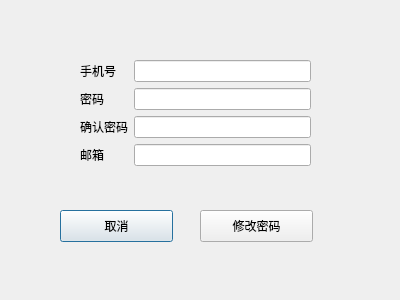
<?xml version="1.0" encoding="UTF-8"?>
<ui version="4.0">
 <class>Dialog</class>
 <widget class="QDialog" name="Dialog">
  <property name="geometry">
   <rect>
    <x>0</x>
    <y>0</y>
    <width>400</width>
    <height>300</height>
   </rect>
  </property>
  <property name="windowTitle">
   <string>忘记密码</string>
  </property>
  <widget class="QWidget" name="formLayoutWidget">
   <property name="geometry">
    <rect>
     <x>80</x>
     <y>60</y>
     <width>231</width>
     <height>116</height>
    </rect>
   </property>
   <layout class="QFormLayout" name="formLayout">
    <item row="0" column="0">
     <widget class="QLabel" name="label">
      <property name="text">
       <string>手机号</string>
      </property>
     </widget>
    </item>
    <item row="0" column="1">
     <widget class="QLineEdit" name="pass_phone"/>
    </item>
    <item row="1" column="0">
     <widget class="QLabel" name="label_2">
      <property name="text">
       <string>密码</string>
      </property>
     </widget>
    </item>
    <item row="1" column="1">
     <widget class="QLineEdit" name="pass_pass_1"/>
    </item>
    <item row="2" column="0">
     <widget class="QLabel" name="label_3">
      <property name="text">
       <string>确认密码</string>
      </property>
     </widget>
    </item>
    <item row="2" column="1">
     <widget class="QLineEdit" name="pass_pass_2"/>
    </item>
    <item row="3" column="0">
     <widget class="QLabel" name="label_4">
      <property name="text">
       <string>邮箱</string>
      </property>
     </widget>
    </item>
    <item row="3" column="1">
     <widget class="QLineEdit" name="pass_mailbox"/>
    </item>
   </layout>
  </widget>
  <widget class="QPushButton" name="forget_password_cancel">
   <property name="geometry">
    <rect>
     <x>60</x>
     <y>210</y>
     <width>113</width>
     <height>32</height>
    </rect>
   </property>
   <property name="text">
    <string>取消</string>
   </property>
  </widget>
  <widget class="QPushButton" name="modify_password">
   <property name="geometry">
    <rect>
     <x>200</x>
     <y>210</y>
     <width>113</width>
     <height>32</height>
    </rect>
   </property>
   <property name="text">
    <string>修改密码</string>
   </property>
   <property name="autoDefault">
    <bool>false</bool>
   </property>
  </widget>
 </widget>
 <resources/>
 <connections/>
</ui>
